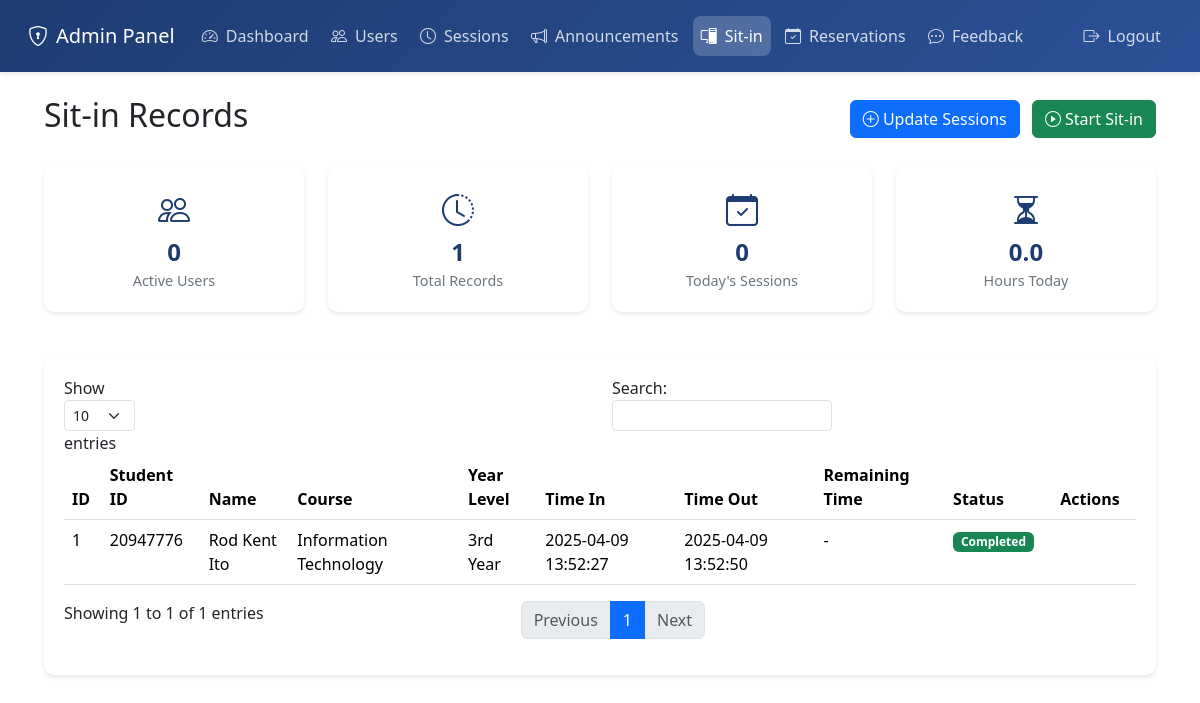
The app's page /admin/sitin (signed in) with its own data.
### tables this page shows
CREATE TABLE sit_in_history (
                id INTEGER PRIMARY KEY AUTOINCREMENT,
                user_id INTEGER NOT NULL,
                date DATE NOT NULL,
                time_in TIMESTAMP NOT NULL,
                time_out TIMESTAMP,
                status TEXT DEFAULT 'active',
                purpose TEXT,
                lab_unit TEXT,
                duration INTEGER,
                allocated_duration INTEGER,
                FOREIGN KEY (user_id) REFERENCES users (id)
            );

CREATE TABLE users (
                id INTEGER PRIMARY KEY AUTOINCREMENT,
                username TEXT UNIQUE NOT NULL,
                password TEXT NOT NULL,
                firstname TEXT NOT NULL,
                midname TEXT,
                lastname TEXT NOT NULL,
                email TEXT UNIQUE NOT NULL,
                course TEXT NOT NULL,
                yearlevel TEXT NOT NULL,
                is_admin INTEGER DEFAULT 0,
                profile_pic TEXT,
                remaining_sessions INTEGER DEFAULT 0,
                points INTEGER DEFAULT 0
            );

### app.py (the view)
    def decorated_function(*args, **kwargs):
        print("==== ADMIN REQUIRED DECORATOR ====")
        print("Current session:", session)
        print("'admin' in session:", 'admin' in session)
        if 'admin' in session:
            print("session['admin'] value:", session['admin'])
        if 'user' in session:
            print("User in session:", session['user'])
            if 'is_admin' in session['user']:
                print("user['is_admin'] value:", session['user']['is_admin'])
        if "admin" not in session or not session["admin"]:
            print("Admin authentication failed, redirecting to login")
            flash("Please login as admin first.", "error")
            return redirect(url_for("login_page"))
        print("Admin authentication successful")
        return f(*args, **kwargs)

### app.py (called while the page is built)
def get_db():
    con = sqlite3.connect("users.db")
    con.row_factory = sqlite3.Row
    return con

### templates/admin_sitin.html (shortened to what this page needs)
<!DOCTYPE html>
<html lang="en">
<head>
    <link href="https://cdn.jsdelivr.net/npm/bootstrap@5.3.2/dist/css/bootstrap.min.css" rel="stylesheet">
    <link rel="stylesheet" href="https://cdn.jsdelivr.net/npm/bootstrap-icons@1.11.1/font/bootstrap-icons.css">
</head>
<body>
    <nav class="navbar navbar-expand-lg fixed-top">
        <div class="container-fluid">
            <a class="navbar-brand" href="#">
                <i class="bi bi-shield-lock me-2"></i>Admin Panel
            </a>
            <div class="collapse navbar-collapse" id="navbarNav">
                <ul class="navbar-nav me-auto">
                    <li class="nav-item">
                        <a class="nav-link" href="{{ url_for('admin_dashboard') }}">
                            <i class="bi bi-speedometer2"></i>Dashboard
                        </a>
                    </li>
                    <li class="nav-item">
                        <a class="nav-link" href="{{ url_for('admin_users') }}">
                            <i class="bi bi-people"></i>Users
                        </a>
                    </li>
                    <li class="nav-item">
                        <a class="nav-link" href="{{ url_for('admin_sessions') }}">
                            <i class="bi bi-clock"></i>Sessions
                        </a>
                    </li>
                    <li class="nav-item">
                        <a class="nav-link" href="{{ url_for('admin_announcements') }}">
                            <i class="bi bi-megaphone"></i>Announcements
                        </a>
                    </li>
                    <li class="nav-item">
                        <a class="nav-link active" href="{{ url_for('admin_sitin') }}">
                            <i class="bi bi-pc-display"></i>Sit-in
                        </a>
                    </li>
                    <li class="nav-item">
                        <a class="nav-link" href="{{ url_for('admin_reservations') }}">
                            <i class="bi bi-calendar-check"></i>Reservations
                        </a>
                    </li>
                    <li class="nav-item">
                        <a class="nav-link" href="{{ url_for('admin_feedback') }}">
                            <i class="bi bi-chat-dots"></i>Feedback
                        </a>
                    </li>
                </ul>
                <ul class="navbar-nav">
                    <li class="nav-item">
                        <a class="nav-link text-danger" href="{{ url_for('admin_logout') }}">
                            <i class="bi bi-box-arrow-right"></i>Logout
                        </a>
                    </li>
                </ul>
            </div>
        </div>
    </nav>
    <div class="main-content">
        <div class="container-fluid">
            <div class="d-flex justify-content-between align-items-center mb-4">
                <h2>Sit-in Records</h2>
                <div>
                    <button class="btn btn-primary me-2" data-bs-toggle="modal" data-bs-target="#updateSessionsModal">
                        <i class="bi bi-plus-circle"></i> Update Sessions
                    </button>
                    <button class="btn btn-success" data-bs-toggle="modal" data-bs-target="#startSitinModal">
                        <i class="bi bi-play-circle"></i> Start Sit-in
                    </button>
                </div>
            </div>
            <div class="row mb-4">
                <div class="col-md-3">
                    <div class="stats-card">
                        <i class="bi bi-people stats-icon"></i>
                        <div class="stats-value">{{ stats.active_sessions }}</div>
                        <div class="stats-label">Active Users</div>
                    </div>
                </div>
                <div class="col-md-3">
                    <div class="stats-card">
                        <i class="bi bi-clock-history stats-icon"></i>
                        <div class="stats-value">{{ stats.total_records }}</div>
                        <div class="stats-label">Total Records</div>
                    </div>
                </div>
                <div class="col-md-3">
                    <div class="stats-card">
                        <i class="bi bi-calendar-check stats-icon"></i>
                        <div class="stats-value">{{ stats.today_sessions }}</div>
                        <div class="stats-label">Today's Sessions</div>
                    </div>
                </div>
                <div class="col-md-3">
                    <div class="stats-card">
                        <i class="bi bi-hourglass-split stats-icon"></i>
                        <div class="stats-value">{{ stats.total_hours_today }}</div>
                        <div class="stats-label">Hours Today</div>
                    </div>
                </div>
            </div>
            <div class="sitin-card">
                <div class="table-responsive">
                    <table class="table table-hover" id="sitinTable">
                        <thead>
                            <tr>
                                <th>ID</th>
                                <th>Student ID</th>
                                <th>Name</th>
                                <th>Course</th>
                                <th>Year Level</th>
                                <th>Time In</th>
                                <th>Time Out</th>
                                <th>Remaining Time</th>
                                <th>Status</th>
                                <th>Actions</th>
                            </tr>
                        </thead>
                        <tbody>
                            {% for record in records %}
                            <tr>
                                <td>{{ record.session_id }}</td>
                                <td>{{ record.student_id }}</td>
                                <td>{{ record.student_name }}</td>
                                <td>{{ record.course }}</td>
                                <td>{{ record.yearlevel }}</td>
                                <td>{{ record.time_in }}</td>
                                <td>{{ record.time_out or 'Active' }}</td>
                                <td>
                                    {% if record.status == 'active' %}
                                        <span class="timer" data-start="{{ record.time_in }}" data-duration="{{ record.duration }}">Loading...</span>
                                    {% else %}
                                        -
                                    {% endif %}
                                </td>
                                <td>
                                    <span class="badge {% if record.status == 'active' %}bg-primary{% else %}bg-success{% endif %}">
                                        {{ record.status|title }}
                                    </span>
                                </td>
                                <td>
                                </td>
                            </tr>
                            {% endfor %}
                        </tbody>
                    </table>
                </div>
            </div>
        </div>
    </div>
</body>
</html>

### templates/admin_sitin.html (style rules this page uses)
.navbar { background: linear-gradient(135deg, #1e3c72 0%, #2a5298 100%); padding: 1rem; box-shadow: 0 2px 4px rgba(0,0,0,0.1); }
.navbar-brand { color: white !important; font-weight: 500; }
.nav-link { color: rgba(255, 255, 255, 0.8) !important; padding: 0.5rem 1rem; margin: 0 0.2rem; border-radius: 8px; transition: all 0.3s; }
.nav-link.active { background: rgba(255, 255, 255, 0.2); color: white !important; }
.nav-link i { margin-right: 8px; }
.main-content { padding: 2rem; margin-top: 4rem; }
.sitin-card { background: white; border-radius: 10px; padding: 20px; box-shadow: 0 2px 4px rgba(0,0,0,0.1); margin-bottom: 20px; transition: all 0.3s; }
.stats-card { background: white; border-radius: 10px; padding: 20px; box-shadow: 0 2px 4px rgba(0,0,0,0.1); margin-bottom: 20px; text-align: center; }
.stats-icon { font-size: 2rem; color: #1e3c72; margin-bottom: 10px; }
.stats-value { font-size: 1.5rem; font-weight: bold; color: #1e3c72; }
.stats-label { color: #6c757d; font-size: 0.9rem; }

### records on screen
sit_in_history: session_id "1", student_id "20947776", student_name "Rod Kent Ito", course "Information Technology", yearlevel "3rd Year", time_in "2025-04-09 13:52:27", time_out "2025-04-09 13:52:50", status "Completed"

### other values on screen
{{ stats.active_sessions }} "0"
{{ stats.total_records }} "1"
{{ stats.today_sessions }} "0"
{{ stats.total_hours_today }} "0.0"
